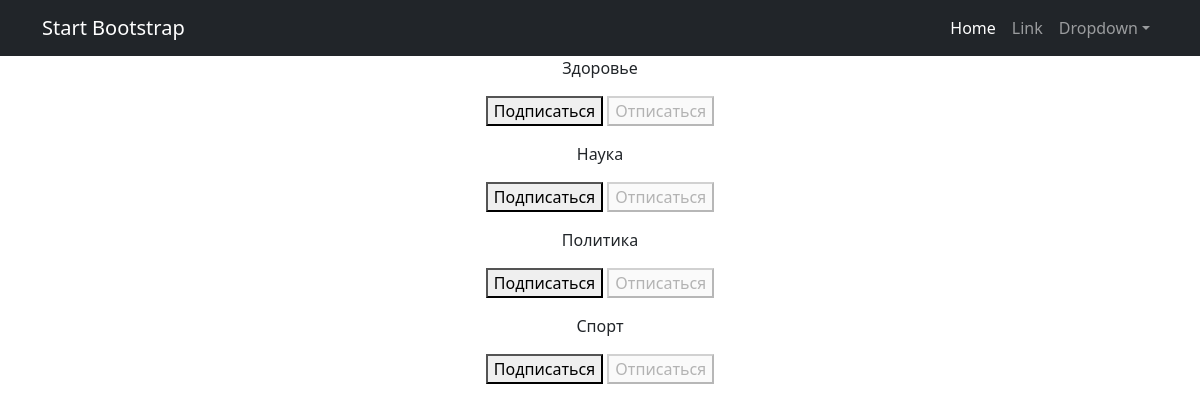
/content/subscriptions/ (signed in), run on the app's committed database.
### Composition/models.py (models this page shows, shortened)
class Category(models.Model):
    categoryName = models.CharField(max_length=64, unique=True)
    subscribes = models.ManyToManyField(User, blank=True)

### Composition/views.py (the view, shortened to what this page needs)
# urls.py: path('subscriptions/', subscriptions, name='subscriptions'),
@login_required
@csrf_protect
def subscriptions(request):
    categories_with_subscriptions = Category.objects.annotate(
        user_subscribed=Exists(
            Subscription.objects.filter(
                user=request.user,
                category=OuterRef('pk'),
            )
        )
    ).order_by('categoryName')
    return render(
        request,
        'subscriptions.html',
        {'categories': categories_with_subscriptions},
    )

### templates/subscriptions.html (shortened to what this page needs)
{% extends 'flatpages/default.html' %}
{% block content %}
    {% for category in categories  %}
        <p>
            {{ category.categoryName }}
            <form method="post">
                {% if category.user_subscribed %}
                    <button disabled>Подписаться</button>
                    <button name="action" value="unsubscribe">Отписаться</button>
                {% else %}
                    <button name="action" value="subscribe">Подписаться</button>
                    <button disabled>Отписаться</button>
                {% endif %}
            </form>
        </p>
    {% endfor %}
{% endblock content %}

### data on the page
Category: categoryName "Здоровье", shows "Подписаться"
Category: categoryName "Наука", shows "Подписаться"
Category: categoryName "Политика", shows "Подписаться"
Category: categoryName "Спорт", shows "Подписаться"
